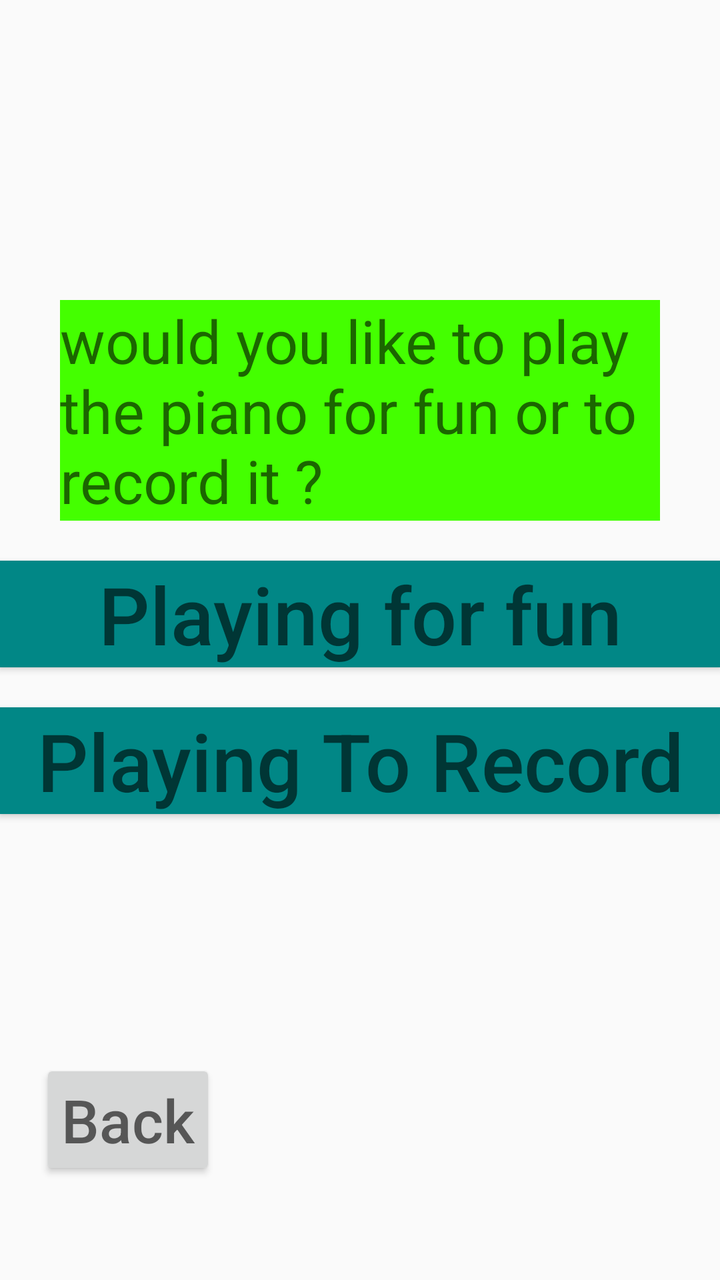
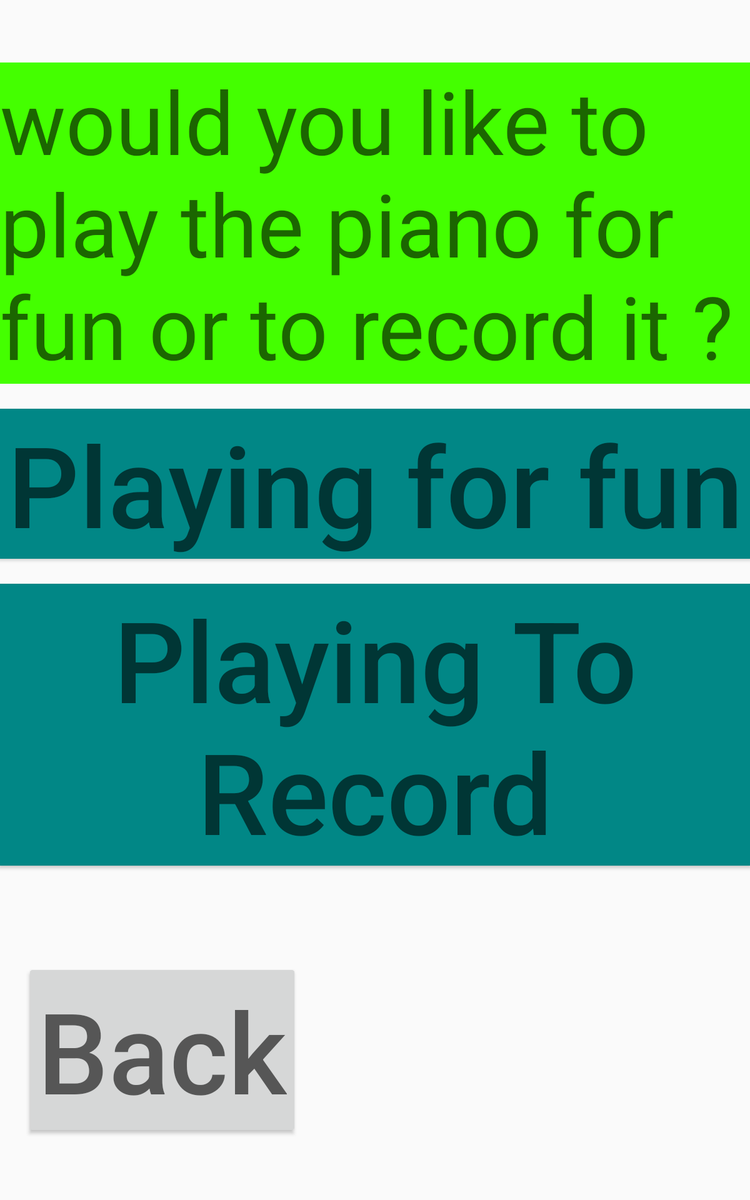

The same Android screen from two of the app's own layout files: first res/layout/ as a phone draws it, then the author's variant for another configuration, drawn on a device whose configuration selects that folder. Both files follow.
<!-- AndroidManifest.xml: application theme Theme.JeuPiano -->
<!-- res/layout/activity_pianoautonome.xml -->
<?xml version="1.0" encoding="utf-8"?>
<RelativeLayout    xmlns:android="http://schemas.android.com/apk/res/android"
    android:layout_width="match_parent"
    android:layout_height="match_parent"
    android:background="@drawable/piano_connect"
    >
    <TextView
        android:id="@+id/text2"
        android:layout_width="wrap_content"
        android:layout_height="wrap_content"
        android:hint="would you like to play the piano for fun or to record it ?"
        android:textSize="30sp"
        android:layout_marginTop="150dp"
        android:background="@color/green"
        android:layout_marginLeft="30dp"
        android:layout_marginRight="30dp"
        ></TextView>
    <Button
        android:id="@+id/fun"
        android:layout_width="match_parent"
        android:layout_height="wrap_content"
        android:hint="Playing for fun"
        android:textSize="40sp"
        android:layout_below="@+id/text2"
        android:layout_marginTop="20dp"
        android:background="@color/teal_700"
        ></Button>
    <Button
        android:id="@+id/record"
        android:layout_width="match_parent"
        android:layout_height="wrap_content"
        android:hint="Playing To Record"
        android:textSize="40sp"
        android:layout_below="@+id/fun"
        android:layout_marginTop="20dp"
        android:background="@color/teal_700"
        ></Button>
    <Button
        android:id="@+id/retour"
        android:padding="10dp"
        android:layout_width="wrap_content"
        android:layout_height="wrap_content"
        android:hint="Back"
        android:textColor="@color/purple_700"
        android:textSize="30sp"
        android:layout_marginBottom="50dp"
        android:layout_marginLeft="20dp"
        android:layout_alignParentBottom="true"
        >
    </Button>
</RelativeLayout>
<!-- resources referenced by this layout -->
<resources>
  <color name="green">#44FF00</color>
  <color name="purple_700">#FF3700B3</color>
  <color name="teal_700">#FF018786</color>
  <style name="Theme.JeuPiano" parent="Theme.AppCompat.DayNight.NoActionBar">
          
          <item name="colorPrimary">@color/purple_500</item>
          <item name="colorPrimaryVariant">@color/purple_700</item>
          <item name="colorOnPrimary">@color/white</item>
          
          <item name="colorSecondary">@color/teal_200</item>
          <item name="colorSecondaryVariant">@color/teal_700</item>
          <item name="colorOnSecondary">@color/black</item>
          
          <item name="android:statusBarColor">?attr/colorPrimaryVariant</item>
          
      </style>
  <color name="purple_500">#FF6200EE</color>
  <color name="white">#FFFFFFFF</color>
  <color name="teal_200">#FF9800</color>
  <color name="black">#FF000000</color>
</resources>
<!-- res/layout-sw600dp/activity_pianoautonome.xml (the author's variant of the layout above) -->
<!-- drawn on a 7-inch tablet held upright -->
<?xml version="1.0" encoding="utf-8"?>
<RelativeLayout    xmlns:android="http://schemas.android.com/apk/res/android"
    android:layout_width="match_parent"
    android:layout_height="match_parent"
    android:background="@drawable/piano_connect"
    >
    <TextView
        android:id="@+id/text2"
        android:layout_width="wrap_content"
        android:layout_height="wrap_content"
        android:hint="would you like to play the piano for fun or to record it ?"
        android:textSize="70sp"
        android:layout_marginTop="50dp"
        android:background="@color/green"
        android:layout_centerHorizontal="true"
        ></TextView>
    <Button
        android:id="@+id/fun"
        android:layout_width="match_parent"
        android:layout_height="wrap_content"
        android:hint="Playing for fun"
        android:textSize="90sp"
        android:layout_below="@+id/text2"
        android:layout_marginTop="20dp"
        android:background="@color/teal_700"
        ></Button>
    <Button
        android:id="@+id/record"
        android:layout_width="match_parent"
        android:layout_height="wrap_content"
        android:hint="Playing To Record"
        android:textSize="90sp"
        android:layout_below="@+id/fun"
        android:layout_marginTop="20dp"
        android:background="@color/teal_700"
        ></Button>
    <Button
        android:id="@+id/retour"
        android:padding="10dp"
        android:layout_width="wrap_content"
        android:layout_height="wrap_content"
        android:hint="Back"
        android:textColor="@color/purple_700"
        android:textSize="90sp"
        android:layout_marginBottom="50dp"
        android:layout_marginLeft="20dp"
        android:layout_alignParentBottom="true"
        >
    </Button>
</RelativeLayout>
